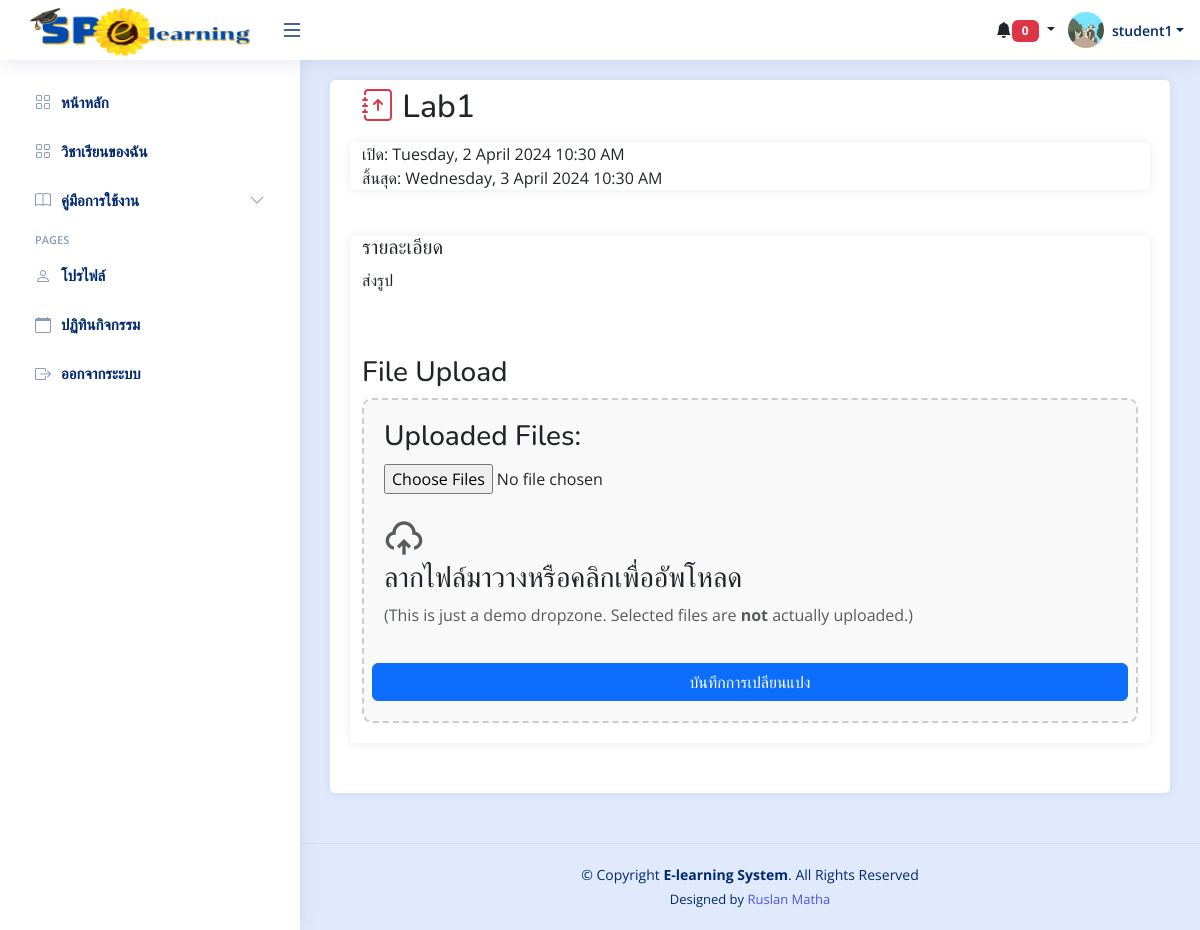
/student/submit_assignment.php?assignment_id=1 (signed in), run on the app's committed database.
### tables this page shows
CREATE TABLE `students` (
  `s_id` int(11) NOT NULL,
  `username` varchar(255) NOT NULL,
  `password` varchar(255) NOT NULL,
  `first_name` varchar(255) NOT NULL,
  `last_name` varchar(255) NOT NULL,
  `gender` varchar(50) NOT NULL,
  `classroom` varchar(50) NOT NULL,
  `year` int(10) NOT NULL,
  `image` varchar(255) NOT NULL
);

CREATE TABLE `assignments` (
  `assignment_id` int(11) NOT NULL,
  `lesson_id` int(11) DEFAULT NULL,
  `title` varchar(255) DEFAULT NULL,
  `description` text DEFAULT NULL,
  `deadline` datetime DEFAULT NULL,
  `file_path` varchar(255) DEFAULT NULL,
  `open_time` datetime DEFAULT NULL,
  `close_time` datetime DEFAULT NULL,
  `status` enum('open','closed') DEFAULT 'open',
  `file_name` varchar(255) NOT NULL,
  `course_id` int(11) NOT NULL
);

### student/submit_assignment.php (the view, shortened to what this page needs)
<?php include('../connections/connection.php'); ?>
<?php
$user_id = $_SESSION['user_id'];
$stmt = $db->prepare("SELECT * FROM students WHERE s_id = :user_id");
$stmt->bindParam(':user_id', $user_id);
$stmt->execute();
$student = $stmt->fetch(PDO::FETCH_ASSOC);
$assignment_id = $_GET['assignment_id'];
$stmt = $db->prepare("SELECT * FROM assignments WHERE assignment_id = :assignment_id");
$stmt->bindParam(':assignment_id', $assignment_id);
$stmt->execute();
$assignment = $stmt->fetch(PDO::FETCH_ASSOC);
$startDateTime = strftime('%A, %e %B %Y %I:%M %p', strtotime($assignment['open_time']));
$endDateTime = strftime('%A, %e %B %Y %I:%M %p', strtotime($assignment['close_time']));
?>
<?php include('head.php'); ?>
<body>
    <?php include('header.php'); ?>
    <?php include('sidebar.php'); ?>
    <main id="main" class="main">
    <div class="card overflow-auto">
        <div class="card-body">
            <div class="container">
                <h2 class="py-2"> <i class="bi bi-journal-arrow-up text-danger"></i> <?php echo $assignment['title']; ?></h2>
                <div class="row">
                    <div class="card">
                        เปิด: <?php echo $startDateTime; ?><br>
                        สิ้นสุด: <?php echo $endDateTime; ?>
                    </div>
                    <div class="mt-3 card">
                        <h5>รายละเอียด</h5>
                        <p><?php echo $assignment['description']; ?></p><br><br>
                        <h3>File Upload</h3>
                        <form action="upload.php" method="post" enctype="multipart/form-data" class="dropzone" id="myAwesomeDropzone">
                            <h3>Uploaded Files:</h3>
                            <div class="fallback">
                                <input name="file[]" type="file" multiple />
                            </div>
                            <div class="dz-message needsclick">
                                <i class="h1 text-muted ri-upload-cloud-2-line"></i>
                                <h3>ลากไฟล์มาวางหรือคลิกเพื่ออัพโหลด</h3>
                                <span class="text-muted font-13">(This is just a demo dropzone. Selected files are <strong>not</strong> actually uploaded.)</span>
                            </div>
                            <div class="row">
                                <button type="submit" name="submit" class="btn btn-primary mt-3">บันทึกการเปลียนแปง</button>
                            </div>
                        </form>
                    </div>
                </div>
            </div>
        </div>
    </div>
</main>
    <?php include('footer.php'); ?>
</body>
</html>

### student/header.php (shortened to what this page needs)
<header id="header" class="header fixed-top d-flex align-items-center">
<div class="d-flex align-items-center justify-content-between">
  <a href="index.php" >
    <img src="../uploads/img/logo.png" alt="" style="width: 250px; height: 60px;">
  </a>
  <i class="bi bi-list toggle-sidebar-btn" style="font-size: 24px;"></i>
</div>
<nav class="header-nav ms-auto">
  <ul class="d-flex align-items-center">
<div class="dropdown d-none d-md-block">
  <button class="btn dropdown-toggle" type="button" id="notificationDropdown" data-bs-toggle="dropdown" aria-expanded="false">
    <i class="bi bi-bell-fill"></i><span class="badge bg-danger" id="notificationCount">0</span>
  </button>
</div>
    <li class="nav-item dropdown pe-3">
      <a class="nav-link nav-profile d-flex align-items-center pe-0" href="#" data-bs-toggle="dropdown">
                  <?php if (!empty($student['image'])): ?>
                  <?php
                  $imagePath = 'images/' . $student['image'];
                  ?>
                  <img src="<?php echo $imagePath; ?>" alt="Profile" class="rounded-circle">
              <?php else: ?>
                  <img src="images/Default.png" alt="Default Profile" class="rounded-circle">
              <?php endif; ?>
        <span class="d-none d-md-block dropdown-toggle ps-2"><?php echo $student['first_name'];?></span>
      </a>
    </li>
  </ul>
</nav>
</header>

### student/css/style.css (style rules this page uses)
:root { scroll-behavior: smooth; }
a { color: #4154f1; text-decoration: none; }
h1, h2, h3, h4, h5, h6 { font-family: "Nunito", sans-serif; }
#main { margin-top: 60px; padding: 20px 30px; transition: all 0.3s; }
.header { transition: all 0.5s; z-index: 997; height: 60px; box-shadow: 0px 2px 20px rgba(1, 41, 112, 0.1); background-color: #fff; padding-left: 20px; }
.header .toggle-sidebar-btn { font-size: 32px; padding-left: 10px; cursor: pointer; color: #012970; }
@media (min-width: 1200px) { #main, #footer { margin-left: 300px; } }

### student/head.php (style rules this page uses)
body { font-family: "Open Sans", sans-serif; background-color: #e1eafc; }
.badge { font-weight: bold; text-transform: uppercase; padding: 5px 10px; min-width: 19px; }
.header-nav ul { list-style: none; }
.header-nav>ul { margin: 0; padding: 0; }
.header-nav .nav-profile { color: #012970; }
.header-nav .nav-profile img { max-height: 36px; }
.header-nav .nav-profile span { font-size: 14px; font-weight: 600; }
.card { margin-bottom: 30px; border: none; border-radius: 5px; box-shadow: 0px 0px 10px rgba(1, 41, 112, 0.1); background-color: #fff; }
.card-body { padding: 0 20px 20px 20px; }
.dz-message { margin: 20px auto; }
.dropzone { border: 2px dashed #ccc; border-radius: 10px; min-height: 150px; background-color: #f9f9f9; padding: 20px; margin-bottom: 20px; }

### data on the page
students: image (picture), first_name "student1"
assignments: title "Lab1", open_time "Tuesday, 2 April 2024 10:30 AM", close_time "Wednesday, 3 April 2024 10:30 AM", description "ส่งรูป"
